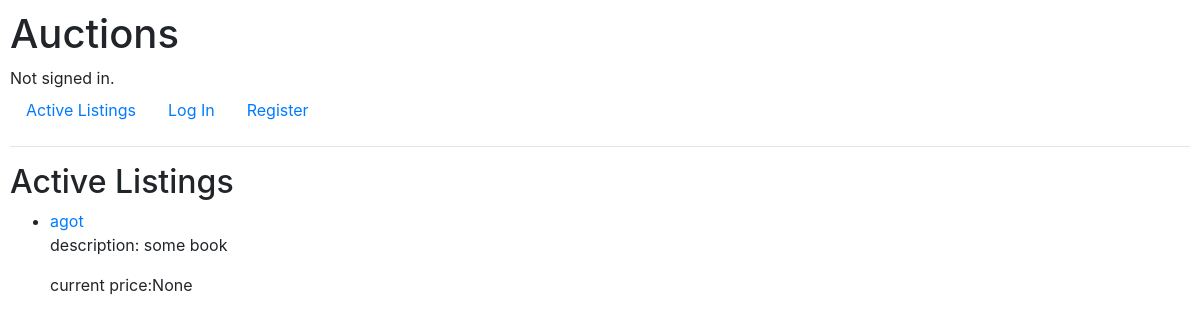
/, run on an earlier commit of the app's database.
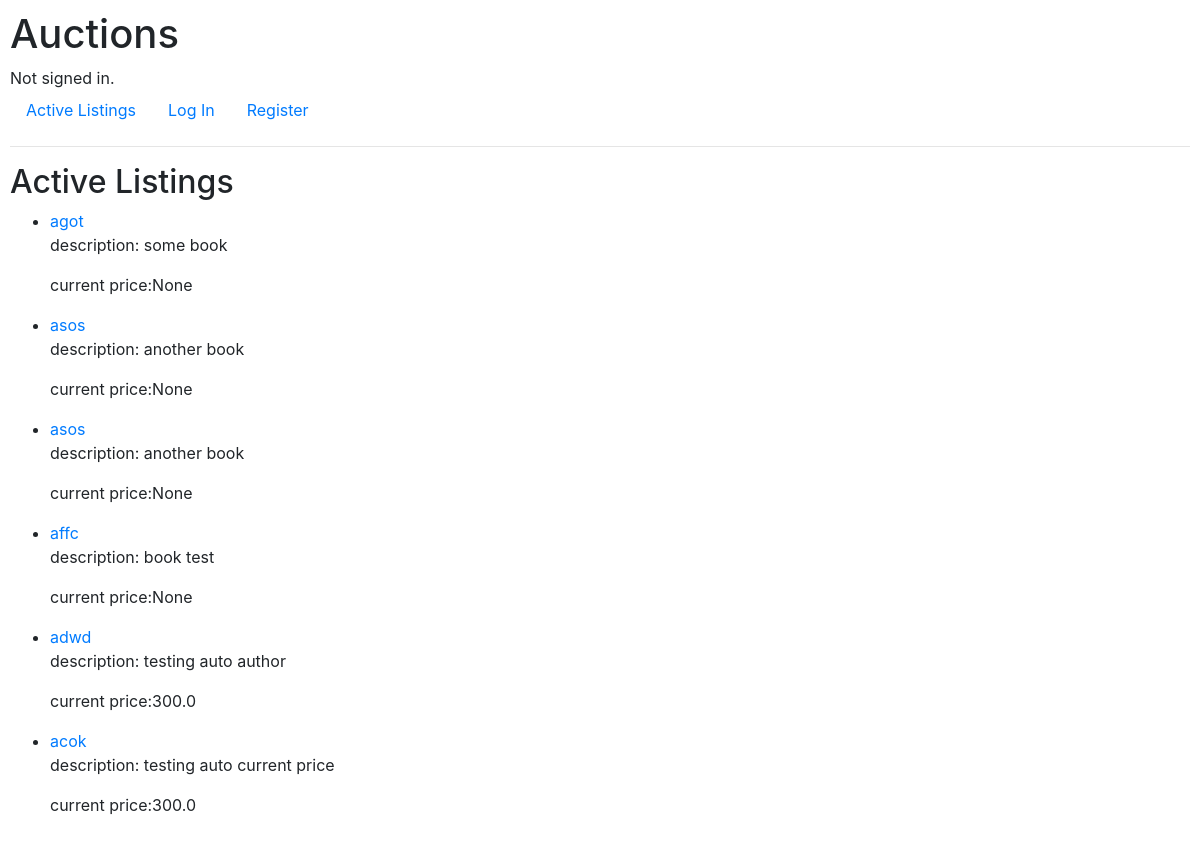
And on a later commit of the database.
### auctions/models.py (models this page shows, shortened)
class Auction_listing(models.Model):
    title = models.CharField(max_length=20)
    author = models.ForeignKey(User, on_delete=models.CASCADE, related_name="author")
    description = models.CharField(max_length=100)
    starting_bid = models.FloatField()
    current_price = models.FloatField(null=True, blank=True)
    tag = models.CharField(max_length=10, null=True, blank=True, default='')
    image = models.URLField(blank=True, null=True)

### auctions/views.py (the view)
# urls.py: path('', Index.as_view(), name="index"),
class Index(ListView):
    model = Auction_listing
    template_name = 'auctions/index.html'

### auctions/templates/auctions/index.html (shortened to what this page needs)
{% extends "auctions/layout.html" %}
{% block body %}
    <h2>Active Listings</h2>
    <ul>
    {% for listing in object_list %}
        <li>
            <a href="{% url 'listing-detail' pk=listing.pk %}">{{ listing.title }}</a>
            <p>description: {{ listing.description }}</p>
            <p>current price:{{ listing.current_price }}</p>
        </li>
    {% endfor %}
    </ul>
{% endblock %}

### auctions/templates/auctions/layout.html (shortened to what this page needs)
{% load static %}
<!DOCTYPE html>
<html lang="en">
    <head>
        <link rel="stylesheet" href="https://stackpath.bootstrapcdn.com/bootstrap/4.4.1/css/bootstrap.min.css">
        <link href="{% static 'auctions/styles.css' %}" rel="stylesheet">
    </head>
    <body>
        <h1>Auctions</h1>
        <div>
            {% if user.is_authenticated %}
                Signed in as <strong>{{ user.username }}</strong>.
            {% else %}
                Not signed in.
            {% endif %}
        </div>
        <ul class="nav">
            <li class="nav-item">
                <a class="nav-link" href="{% url 'index' %}">Active Listings</a>
            </li>
            {% if user.is_authenticated %}
                <li class="nav-item">
                    <a class="nav-link" href="{% url 'logout' %}">Log Out</a>
                </li>
                <li class="nav-item">
                    <a class="nav-link" href="{% url 'new_listing' %}">New listing</a>
                </li>
            {% else %}
                <li class="nav-item">
                    <a class="nav-link" href="{% url 'login' %}">Log In</a>
                </li>
                <li class="nav-item">
                    <a class="nav-link" href="{% url 'register' %}">Register</a>
                </li>
            {% endif %}
        </ul>
        <hr>
        {% block body %}
        {% endblock %}
    </body>
</html>

### auctions/static/auctions/styles.css (style rules this page uses)
body { padding: 10px; }

What changed in the data, as far as the page shows it:
added Auction_listing: title "asos", description "another book", current_price "None"
added Auction_listing: title "asos", description "another book", current_price "None"
added Auction_listing: title "affc", description "book test", current_price "None"
added Auction_listing: title "adwd", description "testing auto author", current_price "300.0"
added Auction_listing: title "acok", description "testing auto current price", current_price "300.0"
